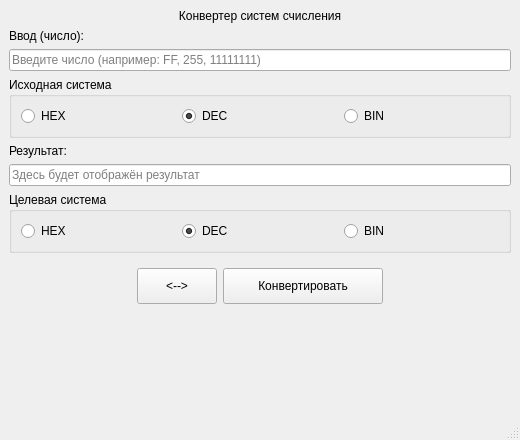
<?xml version="1.0" encoding="UTF-8"?>
<ui version="4.0">
 <class>MainWindow</class>
 <widget class="QMainWindow" name="MainWindow">
  <property name="geometry">
   <rect>
    <x>0</x>
    <y>0</y>
    <width>520</width>
    <height>440</height>
   </rect>
  </property>
  <property name="minimumSize">
   <size>
    <width>520</width>
    <height>440</height>
   </size>
  </property>
  <property name="maximumSize">
   <size>
    <width>16777215</width>
    <height>16777215</height>
   </size>
  </property>
  <property name="windowTitle">
   <string>Конвертер систем счисления</string>
  </property>
  <widget class="QWidget" name="centralwidget">
   <property name="minimumSize">
    <size>
     <width>480</width>
     <height>320</height>
    </size>
   </property>
   <layout class="QVBoxLayout" name="verticalLayout">
    <item>
     <widget class="QLabel" name="labelTitle">
      <property name="text">
       <string>Конвертер систем счисления</string>
      </property>
      <property name="alignment">
       <set>Qt::AlignmentFlag::AlignCenter</set>
      </property>
      <property name="margin">
       <number>8</number>
      </property>
     </widget>
    </item>
    <item>
     <layout class="QHBoxLayout" name="inputRow">
      <item>
       <layout class="QVBoxLayout" name="inputColumn">
        <item>
         <widget class="QLabel" name="labelInput">
          <property name="text">
           <string>Ввод (число):</string>
          </property>
         </widget>
        </item>
        <item>
         <widget class="QLineEdit" name="lineEdit_input">
          <property name="placeholderText">
           <string>Введите число (например: FF, 255, 11111111)</string>
          </property>
         </widget>
        </item>
        <item>
         <widget class="QGroupBox" name="groupBox_inputBase">
          <property name="title">
           <string>Исходная система</string>
          </property>
          <layout class="QHBoxLayout" name="layout_inputRadios">
           <item>
            <widget class="QRadioButton" name="radioInputHex">
             <property name="text">
              <string>HEX</string>
             </property>
             <property name="checked">
              <bool>false</bool>
             </property>
            </widget>
           </item>
           <item>
            <widget class="QRadioButton" name="radioInputDec">
             <property name="text">
              <string>DEC</string>
             </property>
             <property name="checked">
              <bool>true</bool>
             </property>
            </widget>
           </item>
           <item>
            <widget class="QRadioButton" name="radioInputBin">
             <property name="text">
              <string>BIN</string>
             </property>
            </widget>
           </item>
          </layout>
         </widget>
        </item>
       </layout>
      </item>
     </layout>
    </item>
    <item>
     <layout class="QHBoxLayout" name="outputRow">
      <item>
       <layout class="QVBoxLayout" name="outputColumn">
        <item>
         <widget class="QLabel" name="labelOutput">
          <property name="text">
           <string>Результат:</string>
          </property>
         </widget>
        </item>
        <item>
         <widget class="QLineEdit" name="lineEdit_output">
          <property name="readOnly">
           <bool>true</bool>
          </property>
          <property name="placeholderText">
           <string>Здесь будет отображён результат</string>
          </property>
         </widget>
        </item>
        <item>
         <widget class="QGroupBox" name="groupBox_outputBase">
          <property name="title">
           <string>Целевая система</string>
          </property>
          <layout class="QHBoxLayout" name="layout_outputRadios">
           <item>
            <widget class="QRadioButton" name="radioOutputHex">
             <property name="text">
              <string>HEX</string>
             </property>
            </widget>
           </item>
           <item>
            <widget class="QRadioButton" name="radioOutputDec">
             <property name="text">
              <string>DEC</string>
             </property>
             <property name="checked">
              <bool>true</bool>
             </property>
            </widget>
           </item>
           <item>
            <widget class="QRadioButton" name="radioOutputBin">
             <property name="text">
              <string>BIN</string>
             </property>
            </widget>
           </item>
          </layout>
         </widget>
        </item>
       </layout>
      </item>
     </layout>
    </item>
    <item>
     <layout class="QHBoxLayout" name="actionRow">
      <item>
       <spacer name="horizontalSpacer_left">
        <property name="orientation">
         <enum>Qt::Orientation::Horizontal</enum>
        </property>
        <property name="sizeHint" stdset="0">
         <size>
          <width>40</width>
          <height>20</height>
         </size>
        </property>
       </spacer>
      </item>
      <item>
       <widget class="QFrame" name="actionButtonsFrame">
        <layout class="QHBoxLayout" name="layout_actionButtons">
         <item>
          <widget class="QPushButton" name="pushButton_swap">
           <property name="minimumSize">
            <size>
             <width>64</width>
             <height>36</height>
            </size>
           </property>
           <property name="toolTip">
            <string>Поменять системы и значения местами</string>
           </property>
           <property name="text">
            <string>&lt;--&gt;</string>
           </property>
          </widget>
         </item>
         <item>
          <widget class="QPushButton" name="pushButton_convert">
           <property name="minimumSize">
            <size>
             <width>160</width>
             <height>36</height>
            </size>
           </property>
           <property name="toolTip">
            <string>Нажмите для начала конверсии</string>
           </property>
           <property name="text">
            <string>Конвертировать</string>
           </property>
          </widget>
         </item>
        </layout>
       </widget>
      </item>
      <item>
       <spacer name="horizontalSpacer_right">
        <property name="orientation">
         <enum>Qt::Orientation::Horizontal</enum>
        </property>
        <property name="sizeHint" stdset="0">
         <size>
          <width>40</width>
          <height>20</height>
         </size>
        </property>
       </spacer>
      </item>
     </layout>
    </item>
    <item>
     <widget class="QLabel" name="labelError">
      <property name="styleSheet">
       <string>color: #cc0000; font-weight: 600;</string>
      </property>
      <property name="text">
       <string/>
      </property>
      <property name="alignment">
       <set>Qt::AlignmentFlag::AlignCenter</set>
      </property>
     </widget>
    </item>
    <item>
     <spacer name="verticalSpacer_bottom">
      <property name="orientation">
       <enum>Qt::Orientation::Vertical</enum>
      </property>
      <property name="sizeHint" stdset="0">
       <size>
        <width>20</width>
        <height>20</height>
       </size>
      </property>
     </spacer>
    </item>
   </layout>
  </widget>
  <widget class="QMenuBar" name="menubar">
   <property name="geometry">
    <rect>
     <x>0</x>
     <y>0</y>
     <width>520</width>
     <height>22</height>
    </rect>
   </property>
  </widget>
  <widget class="QStatusBar" name="statusbar"/>
 </widget>
 <resources/>
 <connections/>
</ui>
